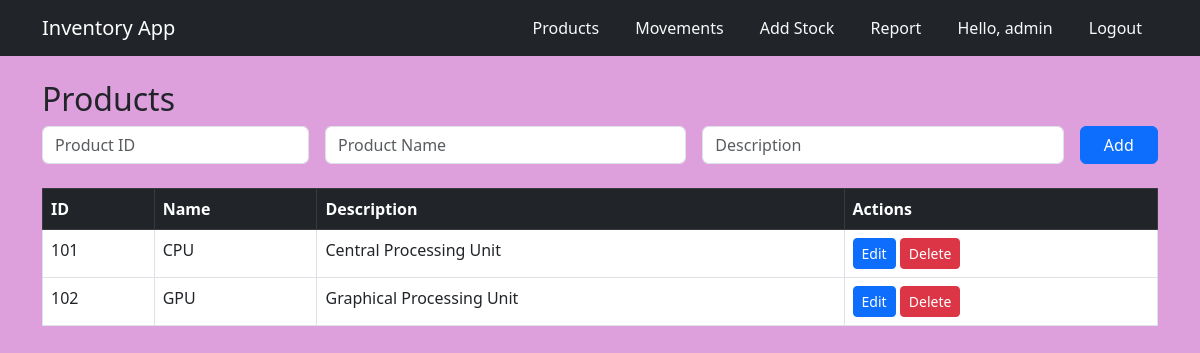
The page /products (signed in) on the database its author committed.
### models.py (models this page shows)
class User(UserMixin, db.Model):
    id = db.Column(db.Integer, primary_key=True)
    username = db.Column(db.String(50), unique=True, nullable=False)
    password = db.Column(db.String(200), nullable=False)  # hashed password

class Product(db.Model):
    product_id = db.Column(db.String, primary_key=True)
    name = db.Column(db.String, nullable=False)
    description = db.Column(db.String)

### app.py (the view, shortened to what this page needs)
@app.route("/products", methods=["GET", "POST"])
@login_required
def products():
    products = Product.query.all()
    return render_template("products.html", products=products)

### app.py (called while the page is built)
@login_manager.user_loader
def load_user(user_id):
    return User.query.get(int(user_id))

### templates/products.html
{% extends "base.html" %}
{% block content %}
<h2>Products</h2>
<form method="POST" class="row g-3 mb-4">
  <div class="col-md-3">
    <input type="text" name="product_id" class="form-control" placeholder="Product ID" required>
  </div>
  <div class="col-md-4">
    <input type="text" name="name" class="form-control" placeholder="Product Name" required>
  </div>
  <div class="col-md-4">
    <input type="text" name="description" class="form-control" placeholder="Description">
  </div>
  <div class="col-md-1">
    <button class="btn btn-primary w-100">Add</button>
  </div>
</form>
<table class="table table-bordered">
  <thead class="table-dark">
    <tr><th>ID</th><th>Name</th><th>Description</th><th>Actions</th></tr>
  </thead>
  <tbody>
    {% for p in products %}
    <tr>
      <td>{{ p.product_id }}</td>
      <td>{{ p.name }}</td>
      <td>{{ p.description }}</td>
      <td>
        <a href="{{ url_for('edit_product', pid=p.product_id) }}" class="btn btn-sm btn-primary">Edit</a>
        <a href="{{ url_for('delete_product', pid=p.product_id) }}" class="btn btn-sm btn-danger">Delete</a>
      </td>
    </tr>
    {% endfor %}
  </tbody>
</table>
{% endblock %}

### templates/base.html (shortened to what this page needs)
<!doctype html>
<html lang="en">
<head>
  <link href="https://cdn.jsdelivr.net/npm/bootstrap@5.3.0/dist/css/bootstrap.min.css" rel="stylesheet">
</head>
<body style="background-color: plum;">
  <nav class="navbar navbar-expand-lg navbar-dark bg-dark mb-4">
    <div class="container">
      <a class="navbar-brand" href="/">Inventory App</a>
      <div>
        {% if current_user.is_authenticated %}
          <a class="nav-link d-inline text-light mx-3" href="/products">Products</a>
          <a class="nav-link d-inline text-light mx-3" href="/movements">Movements</a>
          <a class="nav-link d-inline text-light mx-3" href="/add_stock">Add Stock</a>
          <a class="nav-link d-inline text-light mx-3" href="/report">Report</a>
          <span class="text-light mx-3">Hello, {{ current_user.username }}</span>
          <a class="nav-link d-inline text-light mx-3" href="/logout">Logout</a>
        {% else %}
          <a class="nav-link d-inline text-light mx-3" href="/login">Login</a>
          <a class="nav-link d-inline text-light mx-3" href="/signup">Sign Up</a>
        {% endif %}
      </div>
    </div>
  </nav>
  <div class="container">
    {% block content %}{% endblock %}
  </div>
</body>
</html>

### rows shown on the page
User: username "admin"
Product: product_id "101", name "CPU", description "Central Processing Unit"
Product: product_id "102", name "GPU", description "Graphical Processing Unit"
